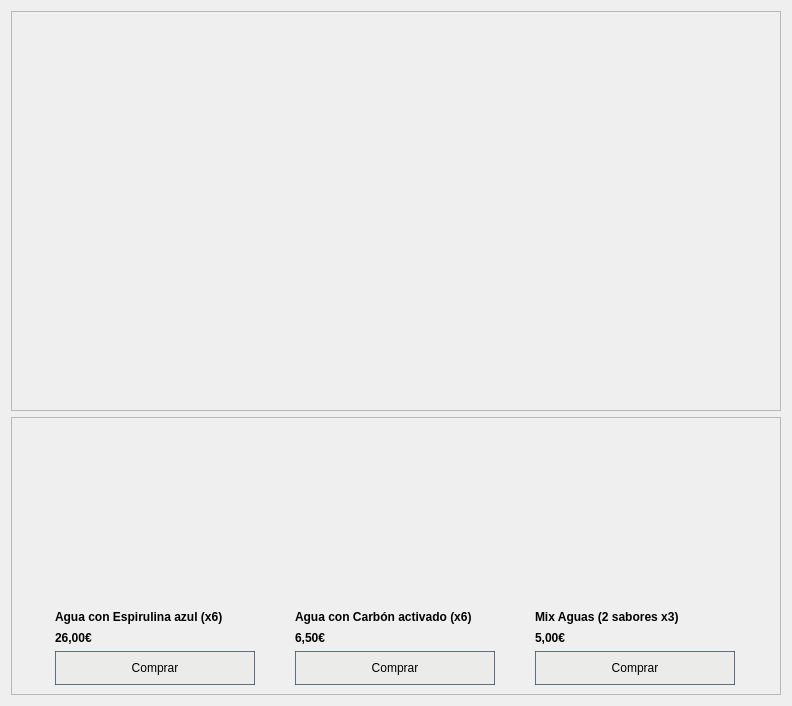
                    <widget class="QWidget" name="scrollAreaWidgetContents_3">
                     <property name="geometry">
                      <rect>
                       <x>0</x>
                       <y>-209</y>
                       <width>792</width>
                       <height>706</height>
                      </rect>
                     </property>
                     <layout class="QVBoxLayout" name="verticalLayout_11">
                      <item>
                       <widget class="QFrame" name="frame_waterCabecera">
                        <property name="minimumSize">
                         <size>
                          <width>0</width>
                          <height>400</height>
                         </size>
                        </property>
                        <property name="styleSheet">
                         <string notr="true">border-image: url(:/imagenes_waters/z_water1.jpeg);</string>
                        </property>
                        <property name="frameShape">
                         <enum>QFrame::StyledPanel</enum>
                        </property>
                        <property name="frameShadow">
                         <enum>QFrame::Raised</enum>
                        </property>
                       </widget>
                      </item>
                      <item>
                       <widget class="QFrame" name="frame_waterCuerpo">
                        <property name="styleSheet">
                         <string notr="true">QPushButton{
background-color:   rgba(233,233,232,200);
border-style:solid;
border-width: 1px;
border-color:  rgba(46,82,101,200);

}

QPushButton:hover{
background-color:   rgb(239, 232, 224);
border-top-left-radius: 20px;
border-bottom-left-radius:20px;
color:rgb(0,0,0);
}</string>
                        </property>
                        <property name="frameShape">
                         <enum>QFrame::StyledPanel</enum>
                        </property>
                        <property name="frameShadow">
                         <enum>QFrame::Raised</enum>
                        </property>
                        <layout class="QGridLayout" name="gridLayout_7">
                         <item row="0" column="0">
                          <widget class="QLabel" name="labelm_water">
                           <property name="minimumSize">
                            <size>
                             <width>200</width>
                             <height>150</height>
                            </size>
                           </property>
                           <property name="maximumSize">
                            <size>
                             <width>200</width>
                             <height>200</height>
                            </size>
                           </property>
                           <property name="styleSheet">
                            <string notr="true">border-image: url(:/imagenes_waters/z_water2.jpg);</string>
                           </property>
                           <property name="text">
                            <string/>
                           </property>
                          </widget>
                         </item>
                         <item row="0" column="1">
                          <widget class="QLabel" name="labelm_water_2">
                           <property name="minimumSize">
                            <size>
                             <width>200</width>
                             <height>150</height>
                            </size>
                           </property>
                           <property name="maximumSize">
                            <size>
                             <width>200</width>
                             <height>200</height>
                            </size>
                           </property>
                           <property name="styleSheet">
                            <string notr="true">border-image: url(:/imagenes_waters/z_water3.jpg);</string>
                           </property>
                           <property name="text">
                            <string/>
                           </property>
                          </widget>
                         </item>
                         <item row="0" column="2">
                          <widget class="QLabel" name="labelm_water_3">
                           <property name="minimumSize">
                            <size>
                             <width>200</width>
                             <height>150</height>
                            </size>
                           </property>
                           <property name="maximumSize">
                            <size>
                             <width>200</width>
                             <height>200</height>
                            </size>
                           </property>
                           <property name="styleSheet">
                            <string notr="true">border-image: url(:/imagenes_waters/water4.jpg);</string>
                           </property>
                           <property name="text">
                            <string/>
                           </property>
                          </widget>
                         </item>
                         <item row="1" column="0">
                          <widget class="QLabel" name="label_14">
                           <property name="maximumSize">
                            <size>
                             <width>16777215</width>
                             <height>15</height>
                            </size>
                           </property>
                           <property name="font">
                            <font>
                             <weight>75</weight>
                             <bold>true</bold>
                             <stylestrategy>PreferDefault</stylestrategy>
                            </font>
                           </property>
                           <property name="text">
                            <string>Agua con Espirulina azul (x6)</string>
                           </property>
                          </widget>
                         </item>
                         <item row="1" column="1">
                          <widget class="QLabel" name="label_15">
                           <property name="maximumSize">
                            <size>
                             <width>16777215</width>
                             <height>15</height>
                            </size>
                           </property>
                           <property name="font">
                            <font>
                             <weight>75</weight>
                             <bold>true</bold>
                             <stylestrategy>PreferDefault</stylestrategy>
                            </font>
                           </property>
                           <property name="text">
                            <string>Agua con Carbón activado (x6)</string>
                           </property>
                          </widget>
                         </item>
                         <item row="1" column="2">
                          <widget class="QLabel" name="label_16">
                           <property name="maximumSize">
                            <size>
                             <width>16777215</width>
                             <height>15</height>
                            </size>
                           </property>
                           <property name="font">
                            <font>
                             <weight>75</weight>
                             <bold>true</bold>
                             <stylestrategy>PreferDefault</stylestrategy>
                            </font>
                           </property>
                           <property name="text">
                            <string>Mix Aguas (2 sabores x3)</string>
                           </property>
                          </widget>
                         </item>
                         <item row="2" column="0">
                          <widget class="QLabel" name="precioAvenaHinchada_2">
                           <property name="maximumSize">
                            <size>
                             <width>16777215</width>
                             <height>15</height>
                            </size>
                           </property>
                           <property name="font">
                            <font>
                             <weight>75</weight>
                             <bold>true</bold>
                             <stylestrategy>PreferDefault</stylestrategy>
                            </font>
                           </property>
                           <property name="text">
                            <string>26,00€</string>
                           </property>
                           <property name="scaledContents">
                            <bool>false</bool>
                           </property>
                          </widget>
                         </item>
                         <item row="2" column="1">
                          <widget class="QLabel" name="label_17">
                           <property name="maximumSize">
                            <size>
                             <width>16777215</width>
                             <height>15</height>
                            </size>
                           </property>
                           <property name="font">
                            <font>
                             <weight>75</weight>
                             <bold>true</bold>
                            </font>
                           </property>
                           <property name="text">
                            <string>6,50€</string>
                           </property>
                          </widget>
                         </item>
                         <item row="2" column="2">
                          <widget class="QLabel" name="label_18">
                           <property name="font">
                            <font>
                             <weight>75</weight>
                             <bold>true</bold>
                            </font>
                           </property>
                           <property name="text">
                            <string>5,00€</string>
                           </property>
                          </widget>
                         </item>
                         <item row="3" column="0">
                          <widget class="QPushButton" name="botonComprar_6">
                           <property name="minimumSize">
                            <size>
                             <width>200</width>
                             <height>34</height>
                            </size>
                           </property>
                           <property name="text">
                            <string>Comprar</string>
                           </property>
                          </widget>
                         </item>
                         <item row="3" column="1">
                          <widget class="QPushButton" name="botonComprar_5">
                           <property name="minimumSize">
                            <size>
                             <width>200</width>
                             <height>34</height>
                            </size>
                           </property>
                           <property name="text">
                            <string>Comprar</string>
                           </property>
                          </widget>
                         </item>
                         <item row="3" column="2">
                          <widget class="QPushButton" name="botonComprar_4">
                           <property name="minimumSize">
                            <size>
                             <width>200</width>
                             <height>34</height>
                            </size>
                           </property>
                           <property name="text">
                            <string>Comprar</string>
                           </property>
                          </widget>
                         </item>
                        </layout>
                       </widget>
                      </item>
                     </layout>
                    </widget>
